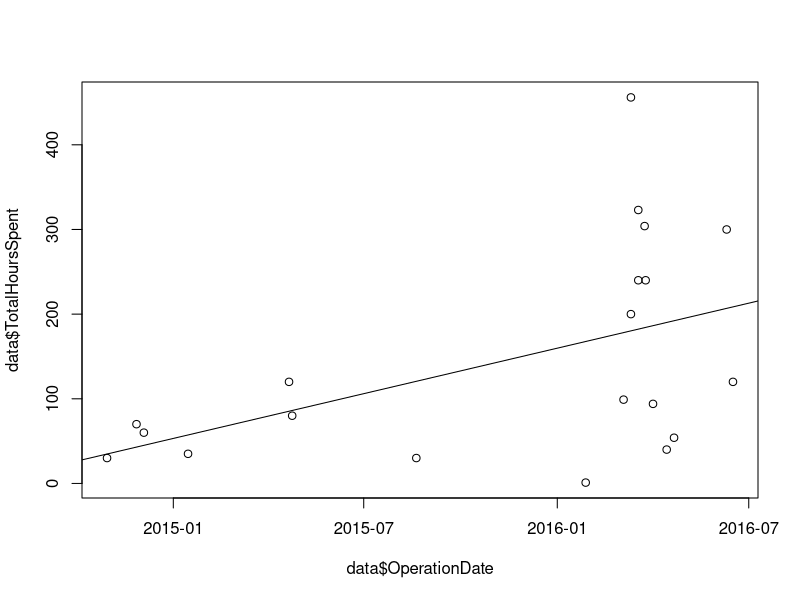

Recreate this plot in R.
#Data on OIIPCODE 11 PAC 82845G
data<-read.table("Module_Time_Insight_V1.txt", header=TRUE)
data$OperationDate<-as.Date(data$OperationDate, "%m/%d/%Y")

plot(data$OperationDate, data$TotalHoursSpent, type="p")


fit <- glm(data$TotalHoursSpent~data$OperationDate)
co <- coef(fit)
abline(fit)

